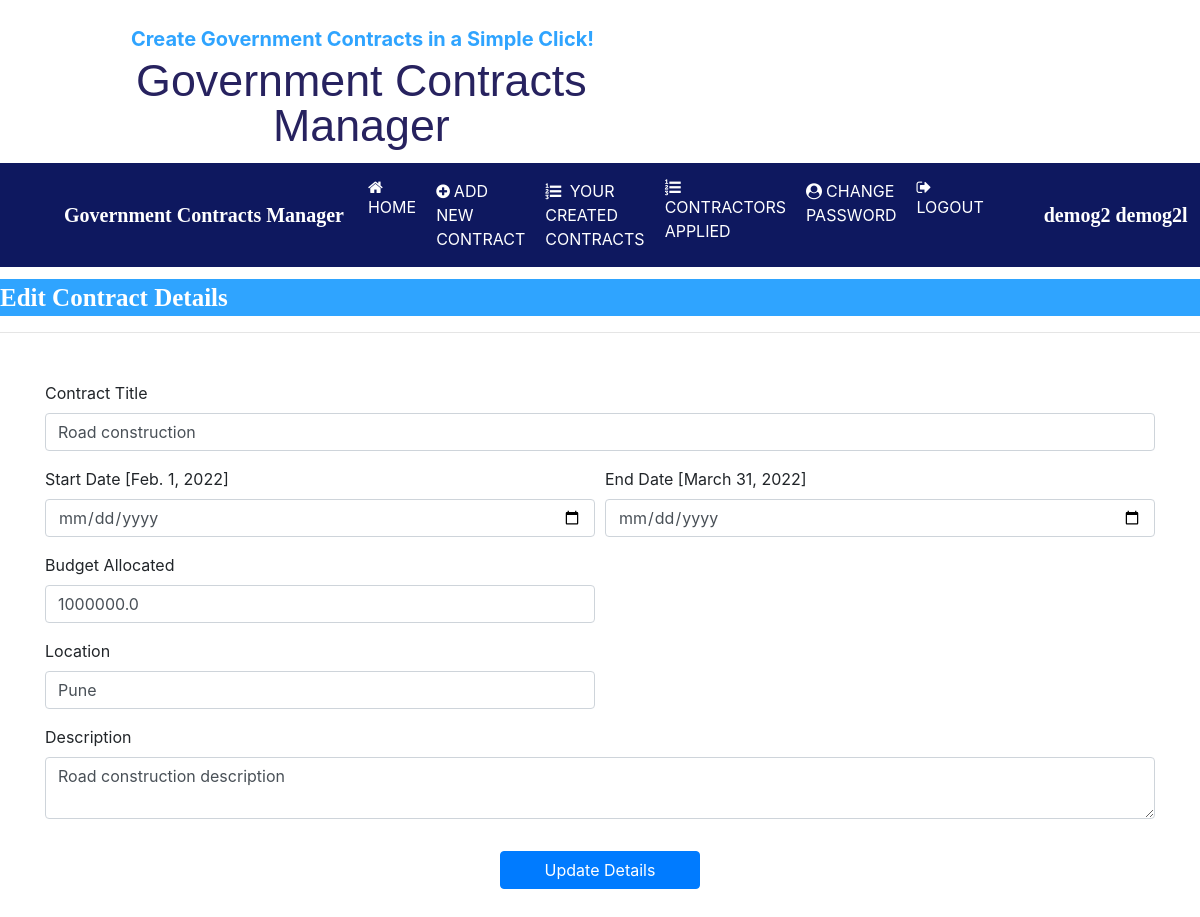
/edit_contract/1 (signed in), run on the app's committed database.
### main/models.py (models this page shows, shortened)
class Contract(models.Model):
    government = models.ForeignKey(GovernmentUser, on_delete=models.CASCADE)
    start_date = models.DateField()
    end_date = models.DateField(null=True)
    title = models.CharField(max_length=100)
    budget = models.FloatField(max_length=20, null=True)
    doc = models.FileField(null=True)
    description = models.CharField(max_length=300, null=True)
    location = models.CharField(max_length=100)
    creationdate = models.DateField()
    type = models.CharField(max_length=15, null=True)

### main/views.py (the view, shortened to what this page needs)
# urls.py: path('edit_contract/<int:pid>', edit_contract, name="edit_contract"),
def edit_contract(request, pid):
    if not request.user.is_authenticated:
        return redirect('government_login')
    error = ""
    contract = Contract.objects.get(id=pid)
    d = {'error': error, 'contract': contract}
    return render(request, 'gedit_contract.html', d)

### main/templates/gedit_contract.html (shortened to what this page needs)
{% load static %}
{% block body %}
{% include 'gnav.html' %}
<marquee style="font-family : 'Monotype Corsiva' ; font-size : 25px ; color : white ; background-color : #2FA4FF ; margin-top : 1% ; font-weight : bold">
  Edit Contract Details
</marquee>
<hr>
<form class="container mt-5"  method='post' enctype="multipart/form-data">
  <div class="form-row">
    <div class="form-group col-md-12">
       <label>Contract Title</label>
       <input type="text" class="form-control" name="contract_title" value="{{contract.title}}" required>
    </div>
  </div>
   <div class="form-row">
    <div class="form-group col-md-6">
       <label>Start Date</label> [{{contract.start_date}}]
       <input type="date" class="form-control" name="startdate" required>
    </div>
    <div class="form-group col-md-6">
       <label>End Date</label> [{{contract.end_date}}]
       <input type="date" class="form-control" name="enddate" required>
    </div>
  </div>
   <div class="form-row">
    <div class="form-group col-md-6">
       <label>Budget Allocated</label>
       <input type="text" class="form-control" name="budget" value="{{contract.budget}}" required>
    </div>
  </div>
  <div class="form-row">
    <div class="form-group col-md-6">
       <label>Location</label>
       <input type="text" class="form-control" name="location" value="{{contract.location}}"  required>
    </div>
   </div>
   <div class="form-row">
    <div class="form-group col-md-12">
       <label>Description</label>
       <textarea class="form-control" name="description"  required>{{contract.description}}</textarea>
    </div>
   </div>
   <center><input type="submit" value = "Update Details" class="btn btn-primary my-3" style="width : 200px"></center>
</form>
{% endblock %}

### main/templates/gnav.html (shortened to what this page needs)
<html>
  <head>
    {% load static %}
    <link
      rel="stylesheet"
      href="https://maxcdn.bootstrapcdn.com/bootstrap/4.5.2/css/bootstrap.min.css"
    />
    <link
      rel="stylesheet"
      href="https://cdnjs.cloudflare.com/ajax/libs/font-awesome/4.7.0/css/font-awesome.min.css"
    />
  </head>
  <body>
    <div class="container">
      <div class="row">
        <div class="col-sm-7 mt-4 text-center">
          <span style="font-weight: bold; font-size: 20px">
            <span style="color: #2fa4ff"
              >Create Government Contracts in a Simple Click!</span
            >
          </span>
          <center>
            <h1 class="ml1">
              <span class="text-wrapper">
                <span>Government Contracts Manager</span>
              </span>
            </h1>
          </center>
        </div>
      </div>
    </div>
    <nav class="navbar navbar-expand-sm" style="background-color: #0e185f">
      <a
        class="navbar-brand text-white pl-5 font-weight-bold"
        style="font-family: 'Monotype Corsiva'; font-size: 20px"
        >Government Contracts Manager</a
      >
      <ul class="navbar-nav">
        <li class="nav-item">
          <a class="nav-link" href="{% url 'government_home' %}"
            ><i class="fa fa-home mr-1"></i>HOME</a
          >
        </li>
        <li class="nav-item">
          <a class="nav-link" href="{% url 'add_contract' %}"
            ><i class="fa fa-plus-circle mr-1"></i>ADD NEW CONTRACT</a
          >
        </li>
        <li class="nav-item">
          <a class="nav-link" href="{% url 'created_contracts_list' %}"
            ><i class="fa fa-list-ol mr-1"></i> YOUR CREATED CONTRACTS</a
          >
        </li>
        <li class="nav-item">
          <a class="nav-link" href="{% url 'contractors_applied' %}"
            ><i class="fa fa-list-ol mr-1"></i>CONTRACTORS APPLIED</a
          >
        </li>
        <li class="nav-item">
          <a class="nav-link" href="{% url 'government_changepassword' %}"
            ><i class="fa fa-user-circle mr-1"></i>CHANGE PASSWORD</a
          >
        </li>
        <li class="nav-item">
          <a class="nav-link" href="{% url 'Logout' %}"
            ><i class="fa fa-sign-out mr-1"></i>LOGOUT</a
          >
        </li>
      </ul>
      <a
        class="navbar-brand text-white pl-5 font-weight-bold"
        style="font-family: 'Monotype Corsiva'; font-size: 20px"
        >{{request.user.first_name}} {{request.user.last_name}}</a
      >
    </nav>
  </body>
</html>

### main/templates/gnav.html (style rules this page uses)
.nav-link { color: white !important ; margin-right: 4px; }
.ml1 { font-weight: 200; color: rgb(39, 34, 95); font-size: 280%; letter-spacing: 0px; text-align: center; font-family: Impact, Haettenschweiler, "Arial Narrow Bold", sans-serif; display: inline-block; line-height: 1em; }
.text-wrapper { position: relative; display: inline-block; padding-top: 0.1em; padding-right: 0.05em; padding-bottom: 0.15em; }

### data on the page
Contract: contract_title "Road construction", start_date "Feb. 1, 2022", end_date "March 31, 2022", budget "1000000.0", location "Pune", description "Road construction description"

### other printed values
{{ request.user.first_name }} "demog2"
{{ request.user.last_name }} "demog2l"
